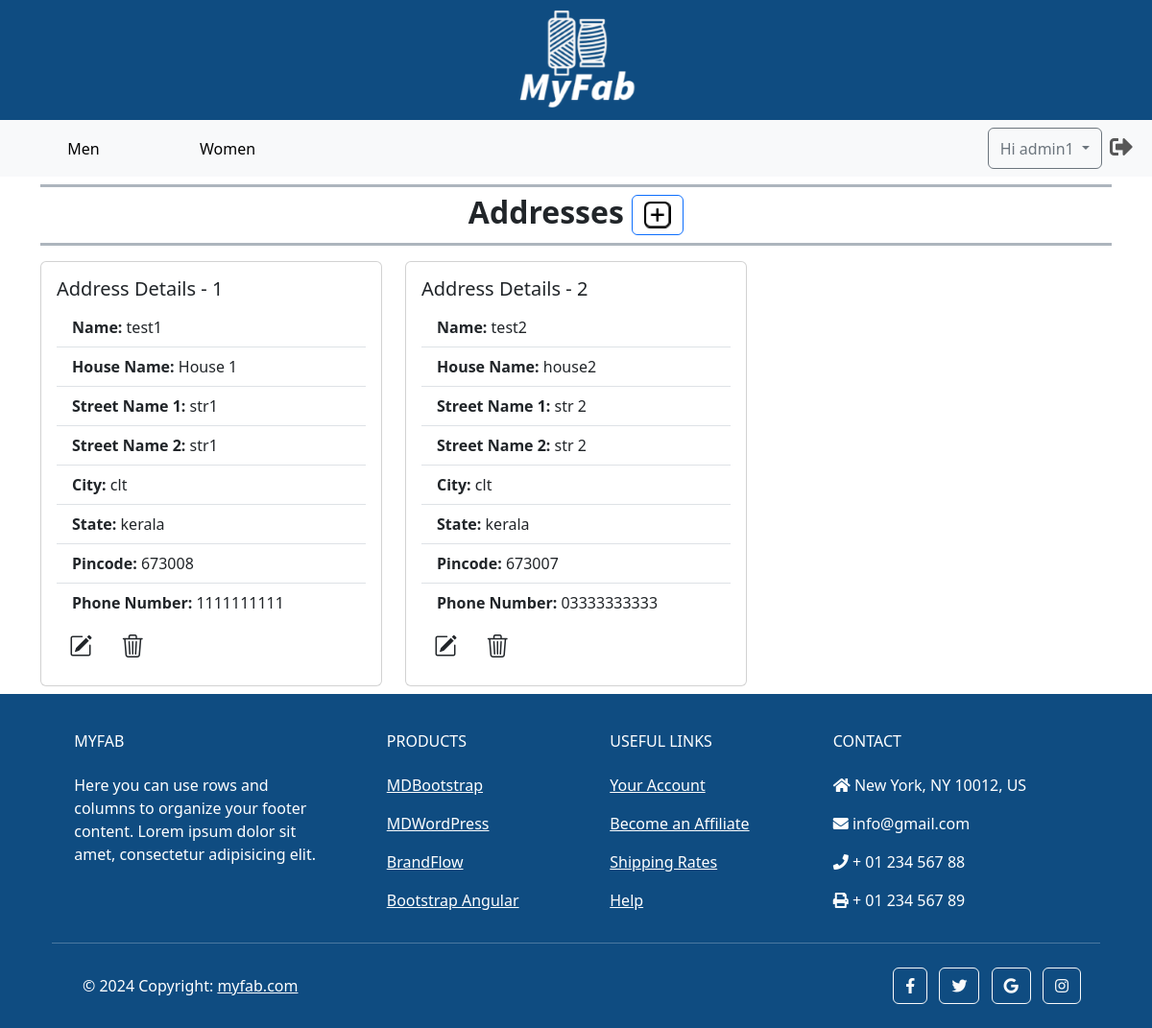
Before: /accounts/address/ (signed in) with the older database file.
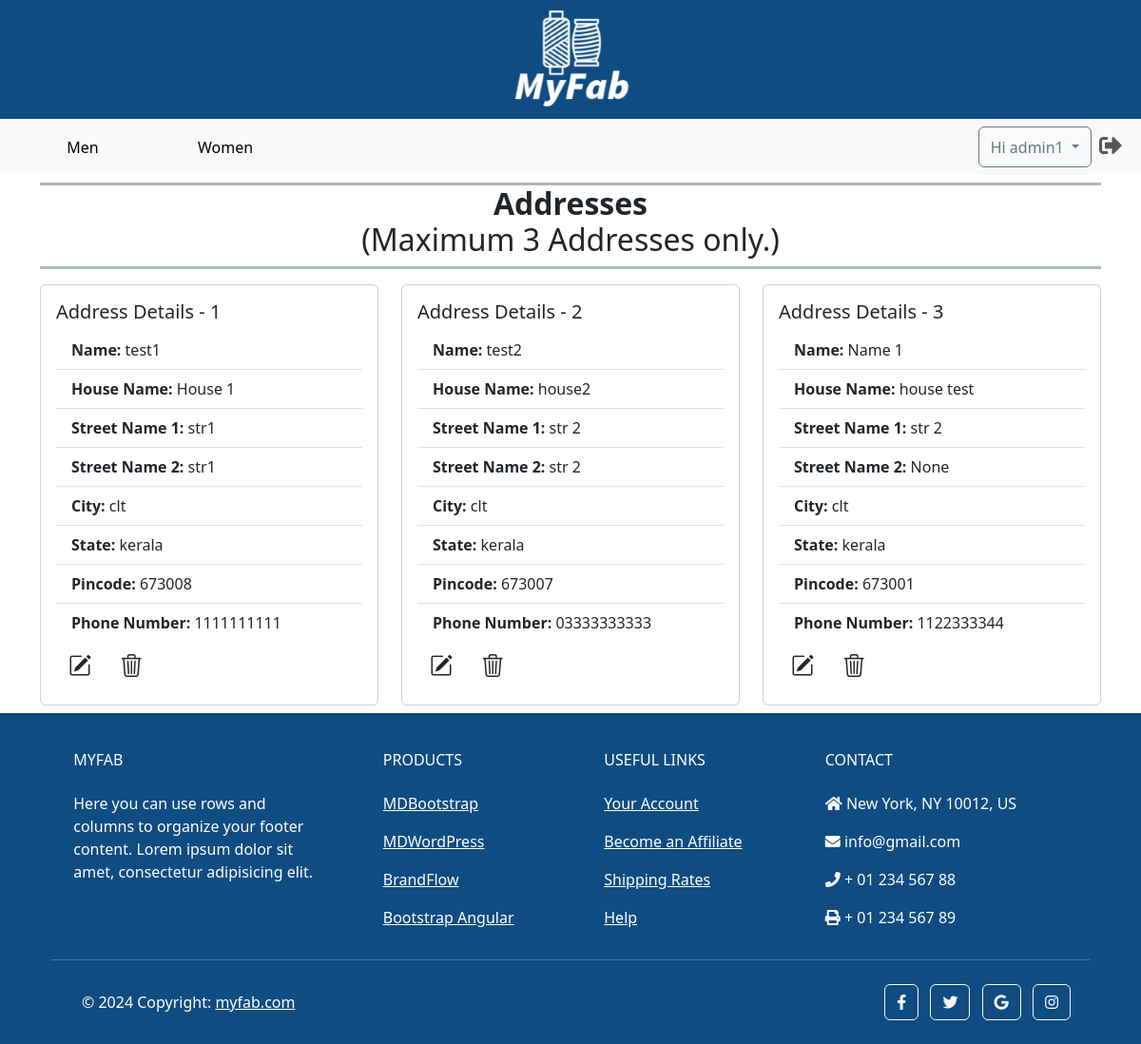
After: the same page with the newer database file.
### accounts/models.py (models this page shows, shortened)
class Address(models.Model):
    customer_id = models.ForeignKey(CustomUser, on_delete=models.CASCADE)
    name = models.CharField(max_length=100, blank=False, null=False)
    house_name = models.CharField(max_length=100, blank=False, null=False)
    street_name_1 = models.CharField(max_length=100, blank=False, null=False)
    street_name_2 = models.CharField(max_length=100, blank=True, null=True)
    city = models.CharField(max_length=100, blank=False, null=False)
    state = models.CharField(max_length=100, blank=False, null=False)
    pincode = models.CharField(max_length=10, blank=False, null=False)
    phone_number = models.CharField(max_length=13)
    is_active = models.BooleanField(default=True)

### accounts/views.py (the view)
# urls.py: path('address/', AddressView.as_view(), name = 'address'),
class AddressView(View):
    def get(self, request):
        user = request.user
        addresses = Address.objects.filter(customer_id=user, is_active=True)
        address_count = addresses.count()
        context = {'addresses': addresses, 'address_count': address_count}
        return render(request, 'address.html', context)

### templates/address.html (shortened to what the changed rows need)
{% extends 'base.html' %}
{% load static %}
{% load custom_filters %}
{% block content %}
    <section class="container my-2">
        {% if addresses %}
        <h5 class="border-bottom border-top border-3 border-dark-subtle fw-bold fs-2 fs-lg-5 mt-2 text-center">
            {% if address_count < 3  %}
            <span>
                <button class="btn btn-outline-primary my-2" data-toggle="tooltip" title="Add New"
                onclick="window.location.href='{% url 'accounts:add_address' %}'">
                    <img class="logo" src="{% static 'images/add_icon.png' %}" alt="add">
                </button>
            </span>
            {% else %}
            <span><h2>(Maximum 3 Addresses only.)</h2></span>
            {% endif %}
        </h5>
        <div class="row row-cols-1 row-cols-sm-2 row-cols-md-3">
            {% for address in addresses %}
            <div class="col mt-2">
                <div class="card">
                    <div class="card-body">
                        <h5 class="card-title">Address Details - {{forloop.counter}}</h5>
                        <ul class="list-group list-group-flush">
                            <li class="list-group-item"><strong>Name:</strong> {{ address.name }}</li>
                            <li class="list-group-item"><strong>House Name:</strong> {{ address.house_name }}</li>
                            <li class="list-group-item"><strong>Street Name 1:</strong> {{ address.street_name_1 }}</li>
                            <li class="list-group-item"><strong>Street Name 2:</strong> {{ address.street_name_2 }}</li>
                            <li class="list-group-item"><strong>City:</strong> {{ address.city }}</li>
                            <li class="list-group-item"><strong>State:</strong> {{ address.state }}</li>
                            <li class="list-group-item"><strong>Pincode:</strong> {{ address.pincode }}</li>
                            <li class="list-group-item"><strong>Phone Number:</strong> {{ address.phone_number }}</li>
                        </ul>
                        <a href="{% url "accounts:edit_address" address.id %}" class="btn fs-4"><i class="bi bi-pencil-square"></i></a>
                        <form id="deleteAddressForm" action="{% url "accounts:delete_address" address.id %}" method="post"
                            class="d-inline" onsubmit="return confirmDelete()">
                            <button type="submit" class="btn fs-4"><i class="bi bi-trash3"></i></button>
                        </form>
                    </div>
                </div>
            </div>
        {% endfor %}
        </div>
        {% endif %}
    </section>
{% endblock %}

Changed rows visible on the page:
added Address: name "Name 1", house_name "house test", street_name_1 "str 2", street_name_2 "None", city "clt", state "kerala", pincode "673001", phone_number "1122333344"
Other visible differences:
text now shown: "(Maximum 3 Addresses only.)"
